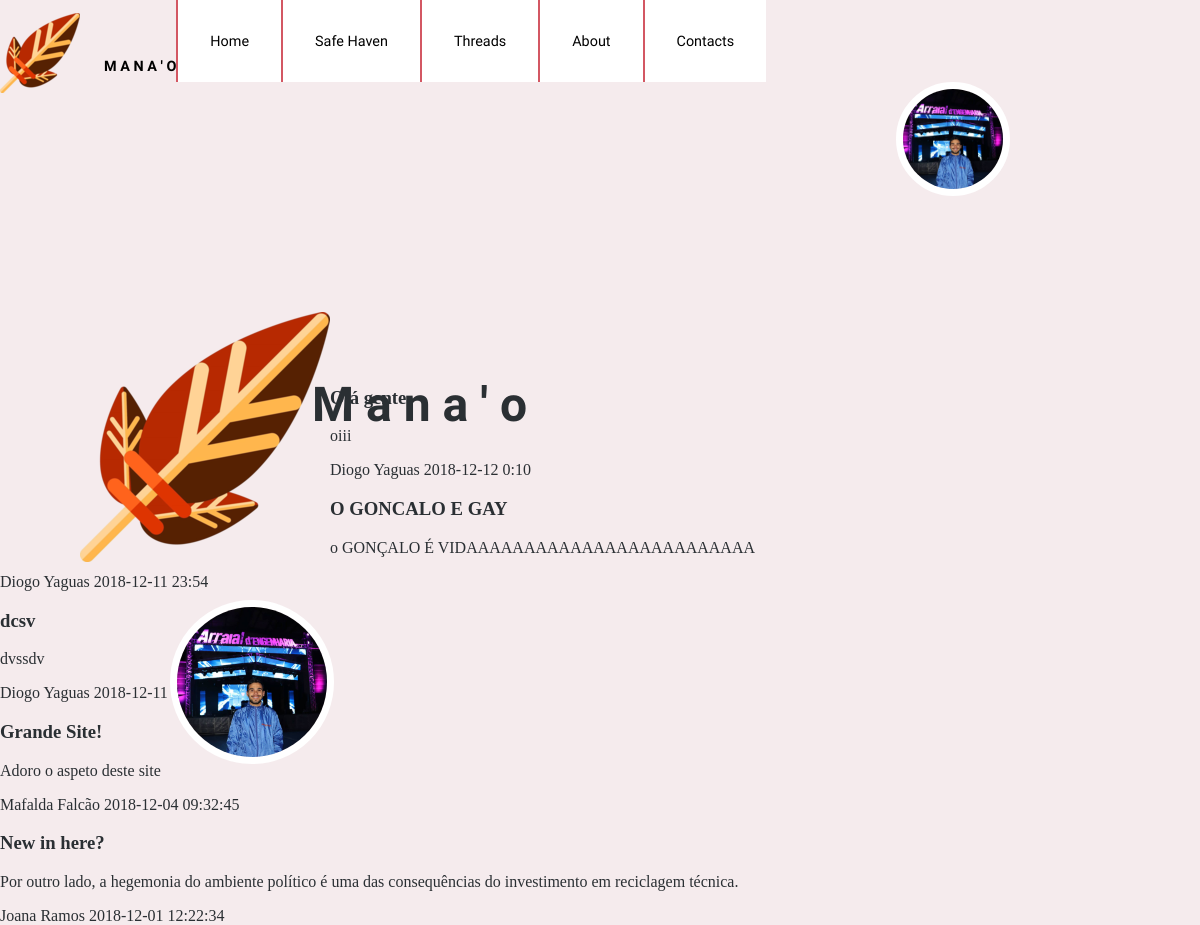
/templates/home.php (signed in), run on the app's committed database.
### tables this page shows
CREATE TABLE User (ID INTEGER PRIMARY KEY AUTOINCREMENT, Username STRING UNIQUE NOT NULL, Password CHAR (256) NOT NULL, Name STRING NOT NULL, Email STRING NOT NULL UNIQUE, Bio STRING, Profile_Pic STRING NOT NULL DEFAULT "default.png", Posts INTEGER DEFAULT 0, Comments INTEGER DEFAULT 0, Upvotes INTEGER DEFAULT 0, Downvotes INTEGER DEFAULT 0, ParticipationDate STRING NOT NULL);

CREATE TABLE Post (ID INTEGER PRIMARY KEY AUTOINCREMENT, User_ID STRING NOT NULL REFERENCES User (ID), Title STRING NOT NULL, Text STRING NOT NULL, Date DATETIME NOT NULL, Upvotes INTEGER DEFAULT 0, Downvotes INTEGER DEFAULT 0);

### database/user.php (called while the page is built, shortened)
<?php
      function getName($userID) {
        global $dbh;
        try {
          $stmt = $dbh->prepare('SELECT Name FROM User WHERE ID = ?');
          $stmt->execute(array($userID));
          if($row = $stmt->fetch()){
            return $row['Name'];
          }
        }catch(PDOException $e) {
          return -1;
        }
      }
    function getUserPhoto($userID) {
      global $dbh;
      try {
        $stmt = $dbh->prepare('SELECT Profile_Pic FROM User WHERE ID = ?');
        if($stmt->execute(array($userID))) {
          $row = $stmt->fetch();
          return $row['Profile_Pic'];
        }
      }catch(PDOException $e) {
        return null;
      }
    }
?>

### database/post.php (called while the page is built, shortened)
<?php
	function getFiveMostRecentPosts()
	{
		global $dbh;
		try {
			$stmt = $dbh->prepare('SELECT * from Post ORDER BY Date DESC LIMIT 5');
			if($stmt->execute())
				return $stmt->fetchAll();
			else
				return -1;
		} catch(PDOException $e) {
			return -1;
		}
	}
?>

### templates/post.php (the view, shortened to what this page needs)
<?php
    include_once('../includes/init.php');
    include_once("../database/post.php");
            function makePosts() {
                $posts = getFiveMostRecentPosts();
            foreach($posts as $post)
                makePost($post);
            }
            function makePost($post) {
                ?>
    <div id="posts">
        <article>
            <h3 id="title"><?= $post['Title'] ?></h3>
            <p id="text">
                <?= $post['Text'] ?>
            </p>
            <footer>
                <span class="author">
                    <?php echo getName($post['User_ID']) ?>
                </span>
                <span class="date">
                    <?= $post['Date'] ?>
                </span>
            </footer>
        </article>
    </div>
    <?php } ?>

### templates/header.php (shortened to what this page needs)
<!DOCTYPE html>
<html>
<head>
    <link href="../css/main_layout.css" rel="stylesheet">
    <link href="../css/main_style.css" rel="stylesheet">
</head>
<body>
    <header>
        <input class="homeButton" type="submit_home" value="" onclick="window.location='home.php';">
        <h3>M A N A ' O</h3>
        <nav id="menu">
            <ul>
                <li><a href="home.php">Home</a></li>
                <li><a href="http://www.pixelthoughts.co/#">Safe Haven</a></li>
                <li><a href="#threads">Threads</a></li>
                <li><a href="about.php">About</a></li>
                <li><a href="contacts.php">Contacts</a></li>
            </ul>
            <div class="dropdown">
                <img id="profile" src="../profilePictures/<?php
                    include_once('../includes/init.php');
                    include_once("../database/user.php");
                    echo getUserPhoto($_SESSION['userID']);
                ?>" alt="Profile picture" onclick="myFunction()" class="dropbtn">
            </div>
        </nav>
    </header>

### templates/home.php (shortened to what this page needs)
<?php
    include_once("header.php");
?>
    <!DOCTYPE html>
    <html>
    <head>
        <link href="../css/main_layout.css" rel="stylesheet">
        <link href="../css/main_style.css" rel="stylesheet">
        <link href="../css/others.css" rel="stylesheet">
    </head>
    <body>
        <section class="home">
            <img id="logo" src="../images/icon_big.png" alt="Site's icon">
            <h1>M a n a ' o</h1>
            <img id="profile" src="../profilePictures/<?php
                include_once('../includes/init.php');
                include_once("../database/user.php");
                echo getUserPhoto($_SESSION['userID']);
            ?>" alt="Profile picture">
            <div id="friendsPosts" >
                <?php
                    include_once('post.php');
                    makePosts();
                ?>
            </div>
        </section>
    </body>
    </html>

### css/main_layout.css (style rules this page uses)
body { margin: 0em; }
body > header { display: flex; flex: auto; align-content: space-around; width: auto; }
#menu ul { margin:0; width: 100%; display: flex; flex-wrap: wrap; align-content: space-around; justify-content: flex-end; background-color: white; }
#menu ul li { flex: auto; }
.dropbtn { color: white; border: none; cursor: pointer; }
.dropdown { position: relative; display: inline-block; }

### css/main_style.css (style rules this page uses)
:root { --maincolor_bckgrnd: #F5EBED; --color_separator: #996666; --color_text: #000000; --color_manao: #D35763; --color_smallhover: #2a2f33; }
body { margin: 0; background-color: var(--maincolor_bckgrnd); color: var(--color_text); }
body > header { margin: 0 }
body > header h3 { margin-top: 4em; font-family: 'Julius Sans One', sans-serif; font-size: 0.9em; text-align: left; color: var(--color_text); }
.homeButton { background:url(../images/icon.png) no-repeat; cursor:pointer; border:none; width:100px; height:100px; margin-top:1em; }
#menu ul { margin: 0; padding: 0; }
#menu li { text-align: center; list-style-type: none; }
#menu li a { font-family: 'Julius Sans One', sans-serif; font-size: 0.9em; color: var(--color_text); text-decoration: none; text-align: center; }
nav > ul > li { border-left: 2px solid var(--color_manao); padding: 2em; margin-left: 0; }
#menu #profile { position: relative; width: 100px; height: 100px; border:7px solid white; border-radius: 50%; left: 45em; }

### css/others.css (style rules this page uses)
:root { --maincolor_bckgrnd: #F5EBED; --color_smallhover: #2a2f33; --color_separator: #5f3939; }
.home { margin: 0; color: var(--color_smallhover); }
.home #logo { float: left; margin-left: 5em; margin-top: 7em; }
.home h1 { position: absolute; top: 7em; left: 6.5em; font-family: 'Julius Sans One', sans-serif; font-size: 3em; }
.home #profile { position: relative; width: 150px; height: 150px; border:7px solid white; border-radius: 50%; top: 25em; right: 10em; }

### data on the page
user: Profile_Pic (picture)
post: Title "Olá gente", Text "oiii", User_ID.Name "Diogo Yaguas", Date "2018-12-12 0:10"
post: Title "O GONCALO E GAY", Text "o GONÇALO É VIDAAAAAAAAAAAAAAAAAAAAAAAAA", User_ID.Name "Diogo Yaguas", Date "2018-12-11 23:54"
post: Title "dcsv", Text "dvssdv", User_ID.Name "Diogo Yaguas", Date "2018-12-11 23:53"
post: Title "Grande Site!", Text "Adoro o aspeto deste site", User_ID.Name "Mafalda Falcão", Date "2018-12-04 09:32:45"
post: Title "New in here?", Text "Por outro lado, a hegemonia do ambiente político é uma das consequências do investimento em reciclagem técnica.", User_ID.Name "Joana Ramos", Date "2018-12-01 12:22:34"
